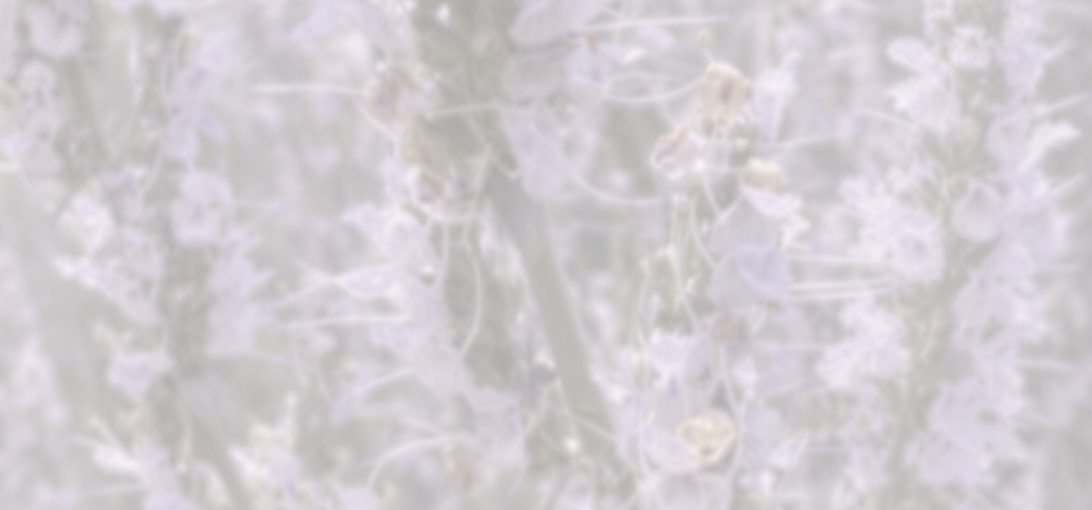
#> input picture widgets/bg-medium.jpg, 1092 x 510 px; its folder holds 2 pictures in this run
$ python widget-assets.py ../widgets/bg-medium.jpg ../widgets/bg-small.jpg
#> lines starting #> are read from the running program, lines starting #| are printed output that depends on the picture
"""Bakes the widget images (run from repo root; needs Pillow + numpy):
   python3 tools/widget-assets.py <eric-widget-bg.jpg> <ienn-logo-sage-line-widget.jpg>
 - widgets/bg-small.jpg (510x510) / bg-medium.jpg (1092x510): Eric's photo, center-cropped to the widget shape (@3x),
   with a cream (#f8f6f3) wash at WASH opacity baked in.
 - widgets/logo.jpg: the approved logo, SCALED ONLY (480 px wide, same aspect; no crop/recolor/background change)."""
import sys
import numpy as np
from PIL import Image, ImageOps
WASH = 0.62
bg, logo = sys.argv[1], sys.argv[2]
src = Image.open(bg).convert('RGB'); cream = np.array([0xf8, 0xf6, 0xf3], float)
#> further down, src is the input picture: PIL image 1092x510 RGB; mean R, G, B 210.3, 204.5, 209.4
for name, size in [('small', (510, 510)), ('medium', (1092, 510))]:
    a = np.array(ImageOps.fit(src, size, Image.LANCZOS, centering=(0.5, 0.5)), float) * (1 - WASH) + cream * WASH
    Image.fromarray(a.round().astype('uint8')).save(f'widgets/bg-{name}.jpg', quality=82, optimize=True, progressive=True)
#> this loop made 2 passes
#> pass 1, `a = np.array(ImageOps.fit(src, size, Image.LANCZOS, centering=(0.5, 0...`:
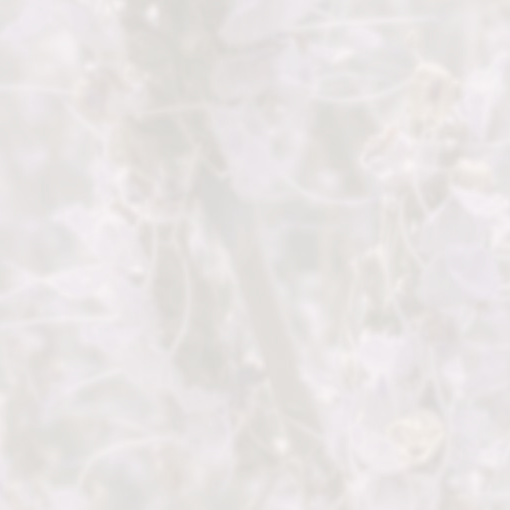
#> a: shape (510, 510, 3) float64; mean R, G, B 233.3, 229.8, 229.6
#> pass 2, `a = np.array(ImageOps.fit(src, size, Image.LANCZOS, centering=(0.5, 0...`:
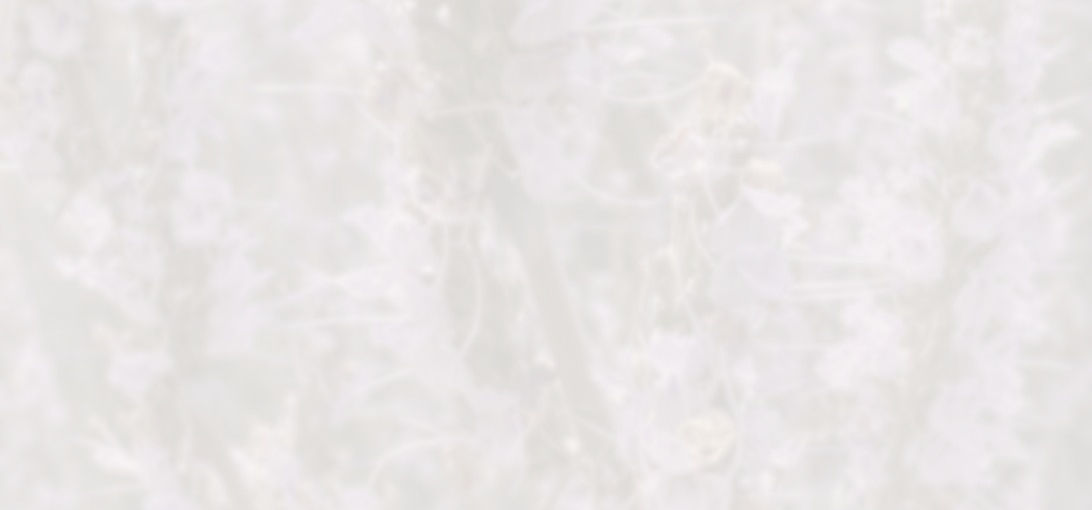
#> a: shape (510, 1092, 3) float64; mean R, G, B 233.7, 230.2, 230.2
lg = Image.open(logo).convert('RGB'); W = 480
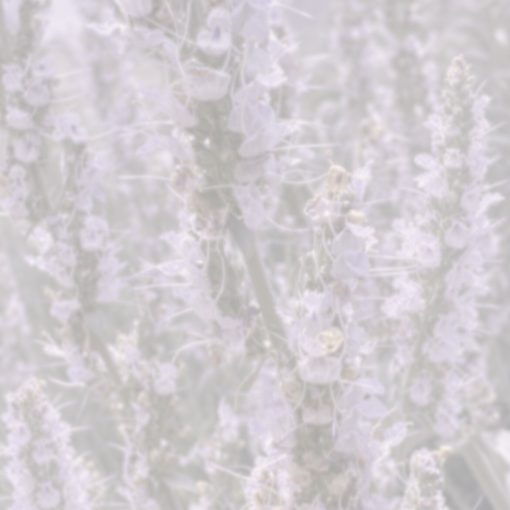
#> input picture widgets/bg-small.jpg, 510 x 510 px
#> further down, lg is the input picture: PIL image 510x510 RGB; mean R, G, B 210.1, 204.5, 209.3
lg.resize((W, round(W * lg.height / lg.width)), Image.LANCZOS).save('widgets/logo.jpg', quality=92, optimize=True)
